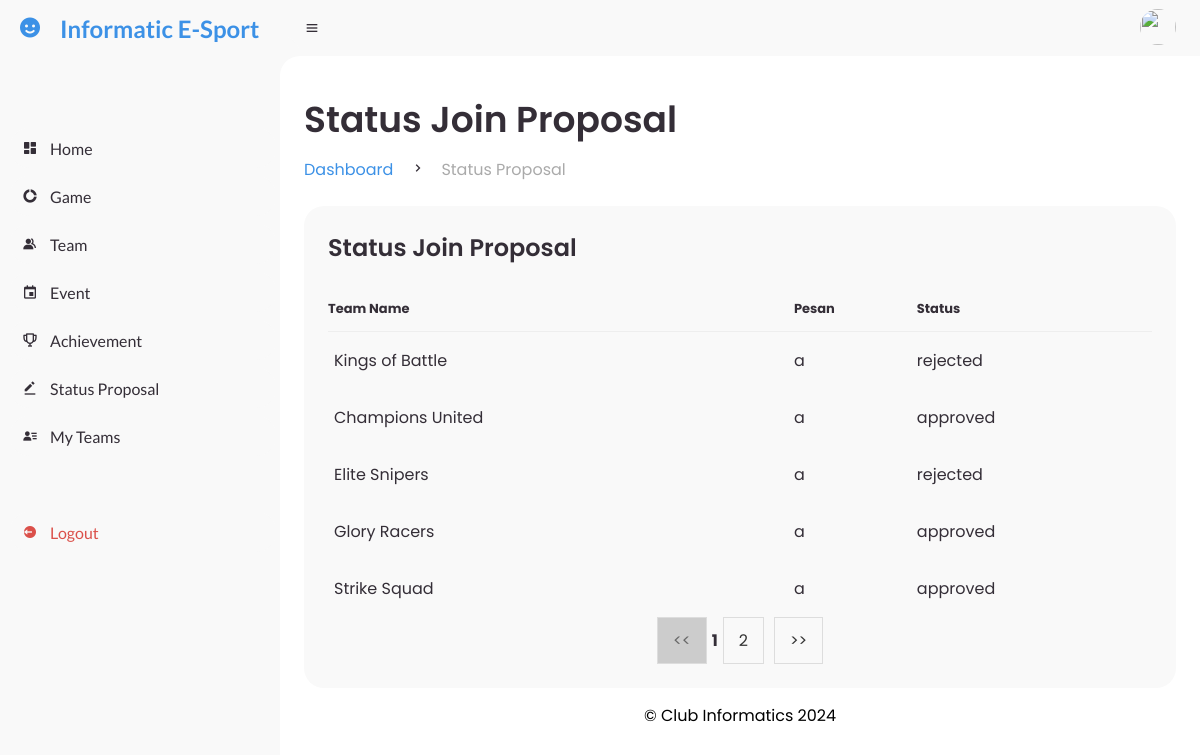
Page /member/team/join_status.php (signed in) on the committed database.
### tables this page shows
CREATE TABLE `join_proposal` (
  `idjoin_proposal` int(11) NOT NULL,
  `idmember` int(11) NOT NULL,
  `idteam` int(11) NOT NULL,
  `description` varchar(100) DEFAULT 'role preference: support, attacker, dll',
  `status` enum('waiting','approved','rejected') DEFAULT NULL
);

CREATE TABLE `team` (
  `idteam` int(11) NOT NULL,
  `idgame` int(11) NOT NULL,
  `name` varchar(45) DEFAULT NULL,
  `imgPath` varchar(500) DEFAULT NULL
);

### class/classJoinProposal.php (called while the page is built, shortened)
<?php
class JoinProposal
{
    private $idteam;
    private $description;
    private $status;
    public function __construct($id = null, $idmember = null, $idteam = null, $description = null, $status = null)
    {
        $this->idteam = $idteam;
        $this->description = $description;
        $this->status = $status;
    }
    public function getTeamId()
    {
        return $this->idteam;
    }
    public function getDescription()
    {
        return $this->description;
    }
    public function getStatus()
    {
        return $this->status;
    }
    public static function getProposalsByMemberWithPaging($koneksi, $idmember, $page = 1, $limit = 5)
    {
        $offset = ($page - 1) * $limit;
        $query = "SELECT * FROM join_proposal WHERE idmember = ? LIMIT ?, ?";
        $stmt = $koneksi->prepare($query);
        $stmt->bind_param("iii", $idmember, $offset, $limit);
        $stmt->execute();
        $result = $stmt->get_result();
        $proposals = [];
        while ($row = $result->fetch_assoc()) {
            $proposals[] = new self(
                $row['idjoin_proposal'],
                $row['idmember'],
                $row['idteam'],
                $row['description'],
                $row['status']
            );
        }
        return $proposals;
    }
    public static function getTotalProposalsByMember($koneksi, $idmember)
    {
        $query = "SELECT COUNT(*) AS total FROM join_proposal WHERE idmember = ?";
        $stmt = $koneksi->prepare($query);
        $stmt->bind_param("i", $idmember);
        $stmt->execute();
        $result = $stmt->get_result();
        $row = $result->fetch_assoc();
        return $row['total'];
    }
    public static function getProposalsByMember($koneksi, $idmember)
    {
        $query = "SELECT * FROM join_proposal WHERE idmember = ?";
        $stmt = $koneksi->prepare($query);
        $stmt->bind_param("i", $idmember);
        $stmt->execute();
        $result = $stmt->get_result();
        $proposals = [];
        while ($row = $result->fetch_assoc()) {
            $proposals[] = new self(
                $row['idjoin_proposal'],
                $row['idmember'],
                $row['idteam'],
                $row['description'],
                $row['status']
            );
        }
        return $proposals;
    }
}

### class/classTeam.php (called while the page is built, shortened)
<?php
class Team
{
    private $teamName;
    public function __construct($conn, $teamId = null, $teamName = null, $gameId = null, $imgPath = null)
    {
        $this->teamName = $teamName;
    }
    public function getTeamName()
    {
        return $this->teamName;
    }
    public static function getTeamById($conn, $idteam)
    {
        $query = "SELECT * FROM team WHERE idteam = ?";
        $stmt = mysqli_prepare($conn, $query);
        mysqli_stmt_bind_param($stmt, "i", $idteam);
        mysqli_stmt_execute($stmt);
        $result = mysqli_stmt_get_result($stmt);
        if ($row = mysqli_fetch_assoc($result)) {
            return new Team($conn, $row['idteam'], $row['name'], $row['idgame'], $row['imgPath']);
        } else {
            return null;
        }
    }
}

### member/team/join_status.php (the view, shortened to what this page needs)
<?php
require_once('../../service/config.php');
require_once('../../class/classJoinProposal.php');
require_once('../../class/classTeam.php');
$idmember = $_SESSION['idmember'];
$joinProposals = JoinProposal::getProposalsByMember($koneksi, $idmember);
require_once('../template/header.php');
require_once('../template/sidebar.php');
require_once('../template/navbar.php');
$page = isset($_GET['page']) ? (int)$_GET['page'] : 1;
$limit = 5;
$joinProposals = JoinProposal::getProposalsByMemberWithPaging($koneksi, $idmember, $page, $limit);
$total_proposals = JoinProposal::getTotalProposalsByMember($koneksi, $idmember);
$total_pages = ceil($total_proposals / $limit);
?>
<main>
    <div class="head-title">
        <div class="left">
            <h1>Status Join Proposal</h1>
            <ul class="breadcrumb">
                <li>
                    <a class="active" href="../index.php">Dashboard</a>
                </li>
                <li><i class='bx bx-chevron-right'></i></li>
                <li>
                    <a href="#">Status Proposal</a>
                </li>
            </ul>
        </div>
    </div>
    <div class="table-data">
        <div class="order">
            <div class="head">
                <h3>Status Join Proposal</h3>
            </div>
            <table>
                <thead>
                    <tr>
                        <th>Team Name</th>
                        <th>Pesan</th>
                        <th>Status</th>
                    </tr>
                </thead>
                <tbody>
                    <?php
                    foreach ($joinProposals as $proposal) {
                        $team = Team::getTeamById($koneksi, $proposal->getTeamId());
                        echo "<tr>";
                        echo "<td>" . htmlspecialchars($team->getTeamName()) . "</td>";
                        echo "<td>" . htmlspecialchars($proposal->getDescription()) . "</td>";
                        echo "<td>" . htmlspecialchars($proposal->getStatus()) . "</td>";
                        echo "</tr>";
                    }
                    ?>
                </tbody>
            </table>
            <div class="pagination" style="text-align: right;">
                <?php if ($total_proposals > 0): ?>
                    <?php if ($page > 1): ?>
                        <a href="?page=<?= $page - 1 ?>">
                            << </a>
                            <?php else: ?>
                                <a href="#" class="disabled">
                                    << </a>
                                    <?php endif; ?>
                                    <?php
                                    $start_page = max(1, $page - 1);
                                    $end_page = min($total_pages, $start_page + 2);
                                    for ($hal = $start_page; $hal <= $end_page; $hal++): ?>
                                        <?php if ($hal == $page): ?>
                                            <b><?= $hal ?></b>
                                        <?php else: ?>
                                            <a href="?page=<?= $hal ?>"><?= $hal ?></a>
                                        <?php endif; ?>
                                    <?php endfor; ?>
                                    <?php if ($page < $total_pages): ?>
                                        <a href="?page=<?= $page + 1 ?>">>></a>
                                    <?php else: ?>
                                        <a href="#" class="disabled">>></a>
                                    <?php endif; ?>
                                <?php endif; ?>
            </div>
        </div>
    </div>
    <?php
    require_once('../template/footer.php');
    ?>
</main>

### style.css (style rules this page uses)
* { margin: 0; padding: 0; box-sizing: border-box; }
.pagination { display: flex; justify-content: center; align-items: center; list-style: none; padding: 0; }
.pagination a { padding: 10px 15px; margin: 0 5px; border: 1px solid #ddd; text-decoration: none; color: #333; background-color: #f9f9f9; transition: background-color 0.3s; }
.pagination a.disabled { pointer-events: none; background-color: #ccc; color: #666; }
.head h3 { margin-bottom: 10px; }
a { text-decoration: none; }
li { list-style: none; }
:root { --poppins: 'Poppins', sans-serif; --lato: 'Lato', sans-serif; --light: #F9F9F9; --blue: #3C91E6; --light-blue: #CFE8FF; --grey: #eee; --dark-grey: #AAAAAA; --dark: #342E37; --red: #DB504A; --yellow: #FFCE26; --light-yellow: #FFF2C6; --orange: #FD7238; --light-orange: #FFE0D3; --green: #66dc17; }
html { overflow-x: hidden; }
#content main { width: 100%; padding: 36px 24px; font-family: var(--poppins); max-height: calc(100vh - 56px); overflow-y: auto; }
#content main .head-title { display: flex; align-items: center; justify-content: space-between; grid-gap: 16px; flex-wrap: wrap; }
#content main .head-title .left h1 { font-size: 36px; font-weight: 600; margin-bottom: 10px; color: var(--dark); }
#content main .head-title .left .breadcrumb { display: flex; align-items: center; grid-gap: 16px; }
#content main .head-title .left .breadcrumb li { color: var(--dark); }
#content main .head-title .left .breadcrumb li a { color: var(--dark-grey); pointer-events: none; }
#content main .head-title .left .breadcrumb li a.active { color: var(--blue); pointer-events: unset; }
#content main .table-data { display: flex; flex-wrap: wrap; grid-gap: 24px; margin-top: 24px; width: 100%; color: var(--dark); }
#content main .table-data>div { border-radius: 20px; background: var(--light); padding: 24px; overflow-x: auto; }
#content main .table-data .head { display: flex; align-items: center; grid-gap: 16px; margin-bottom: 24px; }
#content main .table-data .head h3 { margin-right: auto; font-size: 24px; font-weight: 600; }
#content main .table-data .order { flex-grow: 1; flex-basis: 500px; }
#content main .table-data .order table { width: 100%; border-collapse: collapse; }
#content main .table-data .order table th { padding-bottom: 12px; font-size: 13px; text-align: left; border-bottom: 1px solid var(--grey); }
#content main .table-data .order table td { padding: 16px 0; }
#content main .table-data .order table tr td:first-child { display: flex; align-items: center; grid-gap: 12px; padding-left: 6px; }
.head-title { margin-bottom: 20px; }
.head-title h1 { font-size: 28px; font-weight: 600; color: #333; }
.table-data .order table td { vertical-align: top !important; }

### rows in the picture
join_proposal: idteam.name "Kings of Battle", description "a", status "rejected"
join_proposal: idteam.name "Champions United", description "a", status "approved"
join_proposal: idteam.name "Elite Snipers", description "a", status "rejected"
join_proposal: idteam.name "Glory Racers", description "a", status "approved"
join_proposal: idteam.name "Strike Squad", description "a", status "approved"
